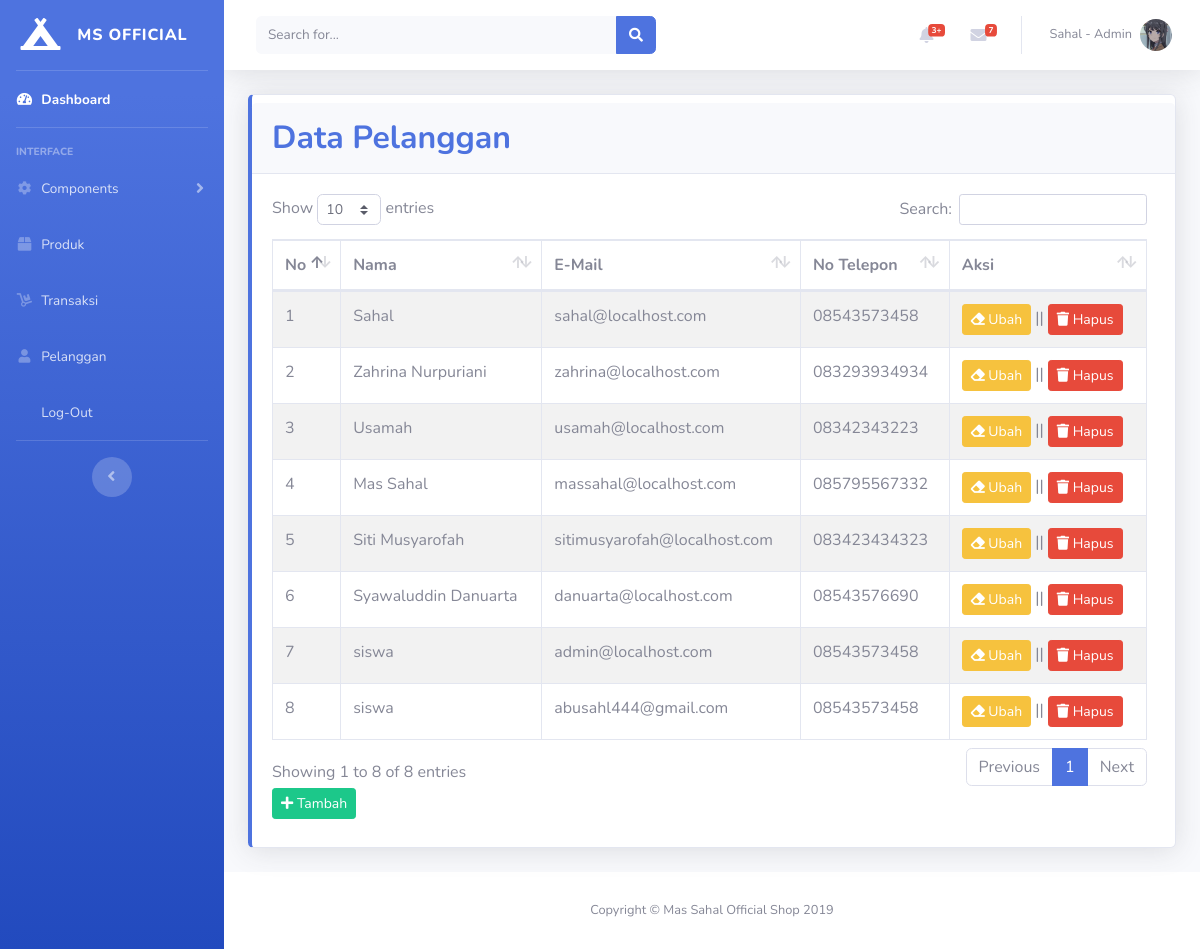
Page /admin/index.php?halaman=pelanggan (signed in) on the committed database.
### tables this page shows
CREATE TABLE `pelanggan` (
  `id_pelanggan` int(11) NOT NULL,
  `email_pelanggan` varchar(100) NOT NULL,
  `password_pelanggan` varchar(100) NOT NULL,
  `nama_pelanggan` varchar(100) NOT NULL,
  `telepon_pelanggan` varchar(25) NOT NULL
);

### admin/page/pelanggan.php (the view, shortened to what this page needs)
<div class="row">
    <div class="col-12 mb-4">
        <div class="card border-left-primary shadow h-100 py-2">
            <div class="card-header py-3">
                <h2 class="m-0 font-weight-bold text-primary">Data Pelanggan</h2>
            </div>
            <div class="card-body">
                <div class="row no-gutters align-items-center">
                    <div class="col mr-2">
                        <div class="table-responsive">
                            <table class="table table-bordered table-hover table-striped" id="dataTable">
                                <thead>
                                    <tr>
                                        <th>No</th>
                                        <th>Nama</th>
                                        <th>E-Mail</th>
                                        <th>No Telepon</th>
                                        <th>Aksi</th>
                                    </tr>
                                </thead>
                                <tbody>
                                    <?php
                                    $no = 0;
                                    $ambil = $koneksi->query("SELECT * FROM pelanggan");
                                    while ($data = $ambil->fetch_assoc()) {
                                    ?>
                                        <tr>
                                            <td><?php echo $no += 1; ?></td>
                                            <td><?php echo $data['nama_pelanggan']; ?></td>
                                            <td><?php echo $data['email_pelanggan']; ?></td>
                                            <td><?php echo $data['telepon_pelanggan']; ?></td>
                                            <td>
                                                <a href="index.php?halaman=edit_pelanggan&id=<?php echo $data['id_pelanggan']; ?>" class="btn btn-sm btn-warning"><i class="fa fa-eraser"></i> Ubah</a>
                                                ||
                                                <a href="index.php?halaman=hapus_pelanggan&id=<?php echo $data['id_pelanggan']; ?>" class="btn btn-sm btn-danger"><i class="fa fa-trash"></i> Hapus</a>
                                            </td>
                                        </tr>
                                    <?php } ?>
                                </tbody>
                            </table>
                        </div>
                        <a href="#" class="btn btn-sm btn-success" data-toggle="modal" data-target="#tambahPelanggan"><i class="fa fa-plus"></i> Tambah</a>
                    </div>
                </div>
            </div>
        </div>
    </div>
</div>

### rows in the picture
pelanggan: no "1", nama_pelanggan "Sahal", email_pelanggan "sahal@localhost.com", telepon_pelanggan "08543573458"
pelanggan: no "2", nama_pelanggan "Zahrina Nurpuriani", email_pelanggan "zahrina@localhost.com", telepon_pelanggan "083293934934"
pelanggan: no "3", nama_pelanggan "Usamah", email_pelanggan "usamah@localhost.com", telepon_pelanggan "08342343223"
pelanggan: no "4", nama_pelanggan "Mas Sahal", email_pelanggan "massahal@localhost.com", telepon_pelanggan "085795567332"
pelanggan: no "5", nama_pelanggan "Siti Musyarofah", email_pelanggan "sitimusyarofah@localhost.com", telepon_pelanggan "083423434323"
pelanggan: no "6", nama_pelanggan "Syawaluddin Danuarta", email_pelanggan "danuarta@localhost.com", telepon_pelanggan "08543576690"
pelanggan: no "7", nama_pelanggan "siswa", email_pelanggan "admin@localhost.com", telepon_pelanggan "08543573458"
pelanggan: no "8", nama_pelanggan "siswa", email_pelanggan "abusahl444@gmail.com", telepon_pelanggan "08543573458"
